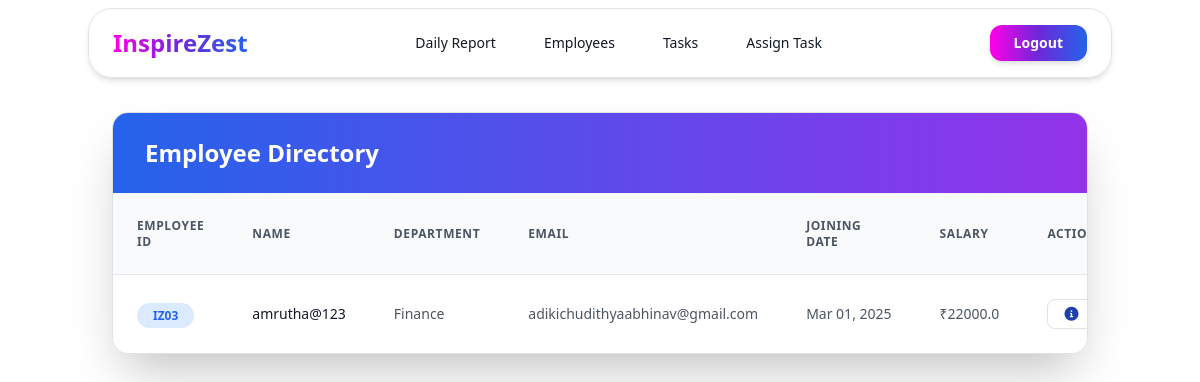
Page /manager/employee/list/ (signed in) on the earlier database version.
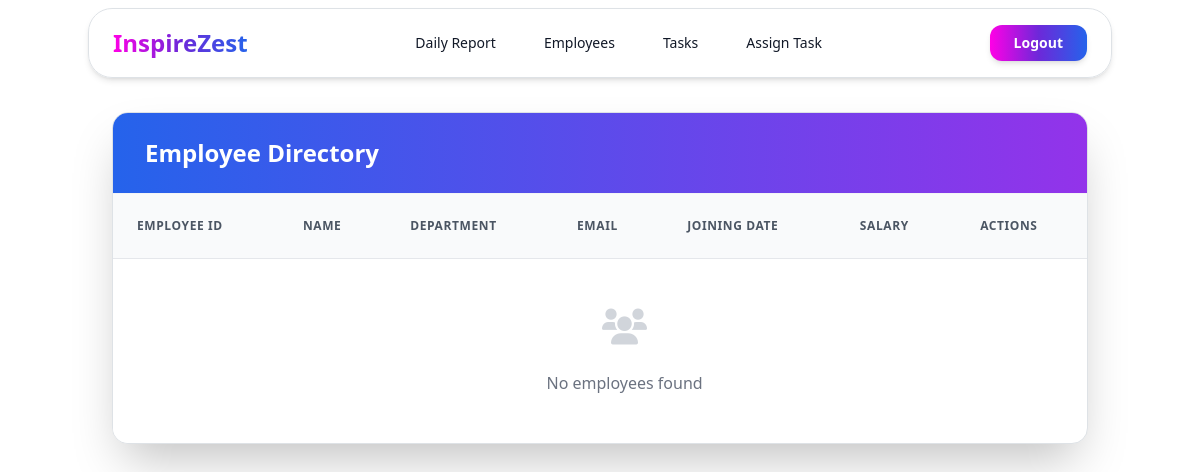
Same page on the later database version.
### app/models.py (models this page shows, shortened)
class CustomUser(AbstractUser):
    DEPARTMENT_CHOICES = [
        ('HR', 'Human Resources'),
        ('IT', 'Information Technology'),
        ('FIN', 'Finance'),
        ('MKT', 'Marketing'),
        ('OPS', 'Operations'),
    ]
    is_verified = models.BooleanField(default=False)
    otp = models.CharField(max_length=10, null=True, blank=True)
    email = models.EmailField(unique=True)
    employee_id = models.CharField(max_length=10, unique=True, null=True)
    department = models.CharField(max_length=3, choices=DEPARTMENT_CHOICES, null=True, blank=True)
    joining_date = models.DateField(null=True, blank=True)

class SalaryCalendar(models.Model):
    employee = models.ForeignKey(CustomUser, on_delete=models.CASCADE)
    leave_days = models.DateField(null=True, blank=True)  # Make it nullable
    salary = models.FloatField()
    pf_percentage = models.DecimalField(
        max_digits=5,
        decimal_places=2,
        null=True,
        blank=True,
    )
    esi_percentage = models.DecimalField(
        max_digits=5,
        decimal_places=2,
        null=True,
        blank=True,
    )
    leave_type = models.CharField(
        max_length=4,
        choices=[('full', 'Full Day'), ('half', 'Half Day')],
        null=True,
        blank=True
    )
    created_at = models.DateTimeField(auto_now_add=True)

### app/views.py (the view)
# urls.py: path('manager/employee/list/', views.Manager_list_all_employees, name='manager-employee-list'),
def Manager_list_all_employees(request):
    if not request.user.is_superuser:
        return redirect('employee-dashboard')
    employees = CustomUser.objects.filter(is_superuser=False)
    for employee in employees:
        employee.current_salary = SalaryCalendar.objects.filter(employee=employee).last()
    return render(request, 'Manager_list_all_employees.html', {'employees': employees})

### app/templates/Manager_list_all_employees.html (shortened to what this page needs)
{% extends "admin_base.html" %}
{% load widget_tweaks %}
{% block main_block %}
<div class="container mx-auto px-4 mt-28">
    <div class="bg-white shadow-2xl rounded-2xl overflow-hidden border border-gray-100">
        <div class="px-8 py-6 border-b border-gray-100 bg-gradient-to-r from-blue-600 to-purple-600">
            <h2 class="text-2xl font-bold text-white">Employee Directory</h2>
        </div>
        <div class="overflow-x-auto">
            <table class="min-w-full divide-y divide-gray-200">
                <thead class="bg-gray-50">
                    <tr>
                        <th class="px-6 py-4 text-left text-xs font-semibold text-gray-600 uppercase tracking-wider">Employee ID</th>
                        <th class="px-6 py-4 text-left text-xs font-semibold text-gray-600 uppercase tracking-wider">Name</th>
                        <th class="px-6 py-4 text-left text-xs font-semibold text-gray-600 uppercase tracking-wider">Department</th>
                        <th class="px-6 py-4 text-left text-xs font-semibold text-gray-600 uppercase tracking-wider">Email</th>
                        <th class="px-6 py-4 text-left text-xs font-semibold text-gray-600 uppercase tracking-wider">Joining Date</th>
                        <th class="px-6 py-4 text-left text-xs font-semibold text-gray-600 uppercase tracking-wider">Salary</th>
                        <th class="px-6 py-4 text-left text-xs font-semibold text-gray-600 uppercase tracking-wider">Actions</th>
                    </tr>
                </thead>
                <tbody class="bg-white divide-y divide-gray-100">
                    {% for employee in employees %}
                    <tr class="hover:bg-gray-50 transition-colors duration-200">
                        <td class="px-6 py-4 whitespace-nowrap">
                            <span class="px-3 py-1 text-xs font-semibold text-blue-600 bg-blue-100 rounded-full">
                                {{ employee.employee_id }}
                            </span>
                        </td>
                        <td class="px-6 py-4 whitespace-nowrap text-sm font-medium text-gray-900">
                            {{ employee.username }}
                        </td>
                        <td class="px-6 py-4 whitespace-nowrap text-sm text-gray-600">
                            {{ employee.get_department_display }}
                        </td>
                        <td class="px-6 py-4 whitespace-nowrap text-sm text-gray-600">
                            {{ employee.email }}
                        </td>
                        <td class="px-6 py-4 whitespace-nowrap text-sm text-gray-600">
                            {{ employee.joining_date|date:"M d, Y" }}
                        </td>
                        <td class="px-6 py-4 whitespace-nowrap text-sm text-gray-600">
                            {% if employee.current_salary %}
                                ₹{{ employee.current_salary.salary }}
                            {% else %}
                                <span class="text-gray-400">Not set</span>
                            {% endif %}
                        </td>
                        <td class="px-6 py-4 whitespace-nowrap text-sm font-medium">
                            <div class="flex space-x-4">
                                <a href="{%url 'manager-employee-details' employee.id%}"
                                   class="items-center px-3 py-1 rounded-lg border border-gray-300 text-blue-800 hover:text-gray-500 transition-colors duration-200">
                                   <i class="fas fa-info-circle mr-2"></i>
                                </a>
                            </div>
                        </td>
                    </tr>
                    {% empty %}
                    <tr>
                        <td colspan="6" class="px py-12 text-center text-gray-500" >
                            <i class="fas fa-users text-4xl mb-4 text-gray-300" style="margin-left: 180px;"></i>
                            <p style="margin-left: 180px;">No employees found</p>
                        </td>
                    </tr>
                    {% endfor %}
                </tbody>
            </table>
        </div>
    </div>
</div>
{% endblock %}

### app/templates/admin_base.html (shortened to what this page needs)
<!DOCTYPE html>
{%load static%}
<html lang="en">
<head>
        <link href="https://cdn.jsdelivr.net/npm/bootstrap@5.3.3/dist/css/bootstrap.min.css" rel="stylesheet"
>
    <link href="https://unpkg.com/aos@2.3.1/dist/aos.css" rel="stylesheet">
    <script src="https://cdn.tailwindcss.com"></script>
    <link rel="stylesheet" href="https://cdnjs.cloudflare.com/ajax/libs/font-awesome/6.0.0/css/all.min.css">
    <link rel="stylesheet" href="{% static 'css/style.css' %}">
</head>
<body>
    <header class="fixed inset-x-0 top-0 z-30 mx-auto w-full max-w-screen-md border border-gray-100
    bg-white/90 py-3 mt-2 shadow-md backdrop-blur-lg md:top-6 md:rounded-3xl lg:max-w-screen-lg" data-aos="flip-down" data-aos-delay="500" >
    <div class="px-6" >
        <div class="flex items-center justify-between">
            <div class="flex items-center space-x-2">
                <span class="logo-text">InspireZest</span>
            </div>
            <div class="hidden md:flex md:items-center md:justify-center md:gap-8">
                <a href="{%url 'manager-daily-report-list'%}" class="nav-link px-2 py-2 text-sm font-medium text-gray-900">
                    Daily Report
                </a>
                <a href="{%url 'manager-employee-list'%}" class="nav-link px-2 py-2 text-sm font-medium text-gray-900">
                    Employees
                </a>
                <a href="{%url 'manager-task-list'%}" class="nav-link px-2 py-2 text-sm font-medium text-gray-900">
                    Tasks
                </a>
                <a href="{%url 'assign-task-employee'%}" class="nav-link px-2 py-2 text-sm font-medium text-gray-900">
                    Assign Task
                </a>
            </div>
            <div class="flex items-center justify-end gap-4">
                <a class="inline-flex items-center justify-center rounded-xl bg-blue-600 px-4 py-2 text-sm
                    font-semibold text-white shadow-md transition-all duration-200 hover:bg-blue-500
                    hover:shadow-lg focus:ring-2 focus:ring-blue-600 focus:ring-offset-2" href="{% url 'login' %}">
                    Logout
                </a>
            </div>
        </div>
    </div>
</header>
    {%block main_block%}
    {%endblock%}
</body>
</html>

### app/static/css/style.css (style rules this page uses)
.nav-link::before { content: ''; position: absolute; bottom: 0; left: 0; width: 0; height: 2px; background-color: #2563eb; transition: width 0.3s ease; }
.nav-link { position: relative; transition: color 0.3s ease; }
.logo-text { font-size: 1.5rem; font-weight: 700; background: linear-gradient(to right, #ff00e6 0%, #6d28d9 50%, #2563eb 100% ); -webkit-background-clip: text; background-clip: text; -webkit-text-fill-color: transparent; position: relative; display: inline-block; }
.logo-text::after { content: ''; position: absolute; bottom: -2px; left: 0; width: 100%; height: 2px; background: inherit; opacity: 0; transition: opacity 0.3s ease; }
.inline-flex { display: inline-flex; background: linear-gradient(to right, #ff00e6 0%, #6d28d9 50%, #2563eb 100% ); transition: all 0.3s ease; }

Differences in the rows shown:
removed CustomUser: employee_id "IZ03", username "amrutha@123", department "Finance", email "adikichudithyaabhinav@gmail.com", joining_date "Mar 01, 2025", current_salary.salary "22000.0"
Other differences:
text now shown: "No employees found"
